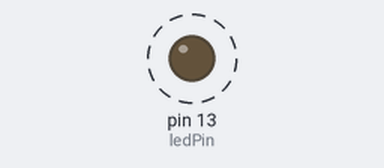
This sketch was run on a simulated Arduino Uno, built with avr-gcc and run on an emulated ATmega328P. Parts: output pins drawn as LEDs (lit = HIGH). Dashed ring = blinking.

Above: at 0.5 s.
Timing chart, 0 to 4.6 s (numbered marks = the images above):
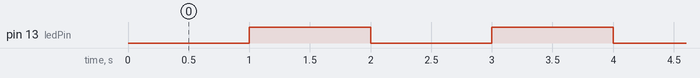

The sketch:

timer.ino
```cpp
unsigned long previousMillis = 0;
const long interval = 1000;
int ledPin = 13;

void setup() {
  pinMode(ledPin, OUTPUT);
}

void loop() {
  unsigned long currentMillis = millis();

  if (currentMillis - previousMillis >= interval) {
    previousMillis = currentMillis;
    digitalWrite(ledPin, !digitalRead(ledPin));
  }
}
```

Measured:
- by itself, pin 13 (ledPin): alternates HIGH for 1.0 s and LOW for 1.0 s
